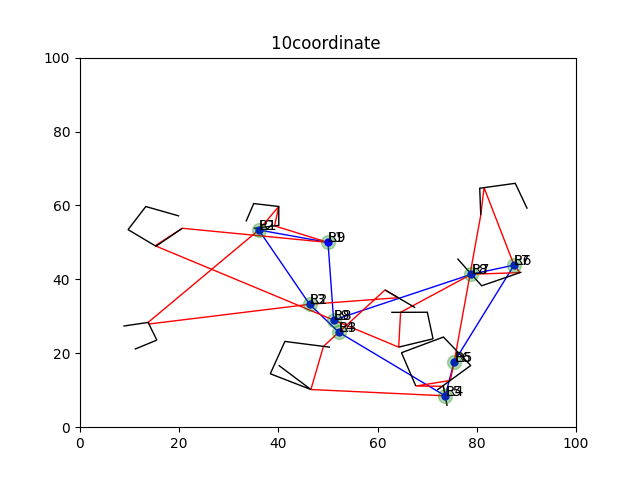

This figure's Python source:
"""Tenemos un conjunto E de entornos y un conjunto de poligonales P de las que queremos recorrer un porcentaje alfa p . Buscamos
   un tour de mínima distancia que alterne poligonal-entorno y que visite todas las poligonales"""


# Incluimos primero los paquetes
import gurobipy as gp
from gurobipy import GRB
import numpy as np
from itertools import product
import random
import matplotlib.pyplot as plt
from matplotlib.patches import Circle, Polygon
from matplotlib.collections import PatchCollection
from data import *
from entorno import *
import copy
import estimacion_M as eM
from auxiliar_functions import path2matrix

# Definicion de los datos
""" P: conjunto de poligonales a agrupar
    E: conjunto de entornos
    T: sucesion de etapas
    C(e): centro del entorno e
    R(e): radio del entorno e
    p: indice de las poligonales
    e: indice de los entornos
    t: indice de las etapas
    n: dimension del problema
"""

np.random.seed(10)

datos = Data([], 10, grid = True, tmax = 100, alpha = False, init = True, show = True, mode = 5)
datos.generar_muestra()

n = 2
# origin = [0, 0]
# dest = [0, 0]
vD = datos.vD
vC = datos.vC
# nE = 2
# np.random.seed(15)
# origin = np.random.uniform(0, 100, 2).tolist()

origin = [50, 50]

dest = origin
#
# datos1 = Data([], nE, 3, 1, None, False, True, 0)
# datos1.generar_muestra()
# E = datos1.data

P = datos.data

# E_index = range(nE)
T_index = range(datos.m+2)
T_index_prima = range(1, datos.m+1)
T_index_primaprima = range(0, datos.m+1)
N = range(n)

# Creacion del modelo
MODEL = gp.Model('klmedian-continuous')

# Variables de los puntos por donde salen y se recogen de la poligonal
# xl es el punto por el que se sale a la poligonal
# xr es el punto por el que entra de la poligonal

x_index = []

for t in T_index:
    for dim in N:
        x_index.append((t, dim))

xl = MODEL.addVars(x_index, vtype=GRB.CONTINUOUS, name='x1')
xr = MODEL.addVars(x_index, vtype=GRB.CONTINUOUS, name='x2')

# Variables de asignacion de la poligonal p a la etapa t
y_index = []

for p in T_index_prima:
    for t in T_index_prima:
        y_index.append((p, t))

y = MODEL.addVars(y_index, vtype=GRB.BINARY, name='y1')

# Denotamos por dlr la distancia del punto de donde sale del camion al punto de la poligonal
dlr_index = []

for t in T_index:
    dlr_index.append(t)

dlr = MODEL.addVars(T_index_prima, vtype=GRB.CONTINUOUS, lb=0.0, name='dlr')
diflr = MODEL.addVars(T_index_prima, n, vtype=GRB.CONTINUOUS, lb=0.0, name='dlr')

drl = MODEL.addVars(T_index_primaprima, vtype=GRB.CONTINUOUS, lb=0.0, name='drl')
difrl = MODEL.addVars(T_index_primaprima, n, vtype=GRB.CONTINUOUS, lb=0.0, name='drl')

dlp = MODEL.addVars(T_index_prima, T_index_prima, vtype=GRB.CONTINUOUS, lb=0.0, name='difz')
diflp = MODEL.addVars(T_index_prima, T_index_prima,  2, vtype=GRB.CONTINUOUS, lb=0.0, name='difz')
dpr = MODEL.addVars(T_index_prima, T_index_prima, vtype=GRB.CONTINUOUS, lb=0.0, name='difz')
difpr = MODEL.addVars(T_index_prima, T_index_prima, 2,
                      vtype=GRB.CONTINUOUS, lb=0.0, name='difz')

plp = MODEL.addVars(T_index_prima, T_index_prima, vtype=GRB.CONTINUOUS,
                    lb=0.0, name='difz')
ppr = MODEL.addVars(T_index_prima, T_index_prima, vtype=GRB.CONTINUOUS,
                    lb=0.0, name='difz')

MODEL.update()

start = False
if start:
    for p, t in y_index:
        y[p, t].start = matriz[p-1, t-1]

MODEL.addConstrs((diflp[p, t, dim] >=  xl[t, dim] - P[p-1].V[dim]) for p, t, dim in diflp.keys())
MODEL.addConstrs((diflp[p, t, dim] >= -xl[t, dim] + P[p-1].V[dim]) for p, t, dim in diflp.keys())

MODEL.addConstrs(diflp[p, t, 0]*diflp[p, t, 0] + diflp[p, t, 1]*diflp[p, t, 1] <= dlp[p, t]*dlp[p, t] for p, t in dlp.keys())

SmallM = 0
BigM = max([np.linalg.norm(np.array(origin) - np.array(P[p].V)) for p in range(datos.m)])
BigM = 10000

MODEL.addConstrs(plp[p, t] >= SmallM * y[p, t] for p, t in plp.keys())
MODEL.addConstrs(plp[p, t] >= dlp[p, t] - BigM * (1 - y[p, t]) for p, t in plp.keys())

MODEL.addConstrs((difpr[p, t, dim] >=  P[p-1].V[dim] - xr[t, dim]) for p, t, dim in difpr.keys())
MODEL.addConstrs((difpr[p, t, dim] >= -P[p-1].V[dim] + xr[t, dim]) for p, t, dim in difpr.keys())

MODEL.addConstrs(difpr[p, t, 0]*difpr[p, t, 0] + difpr[p, t, 1]*difpr[p, t, 1] <= dpr[p, t]*dpr[p, t] for p, t in dpr.keys())

SmallM = 0
#BigM = 10000
MODEL.addConstrs(ppr[p, t] >= SmallM * y[p, t] for p, t in ppr.keys())
MODEL.addConstrs(ppr[p, t] >= dpr[p, t] - BigM * (1 - y[p, t]) for p, t in ppr.keys())

MODEL.addConstrs((difrl[t, dim] >=   xr[t, dim] - xl[t + 1, dim]) for t in T_index_primaprima for dim in range(2))
MODEL.addConstrs((difrl[t, dim] >=   -xr[t, dim] + xl[t + 1, dim]) for t in T_index_primaprima for dim in range(2))
MODEL.addConstrs(difrl[t, 0]*difrl[t, 0] + difrl[t, 1] * difrl[t, 1] <= drl[t] * drl[t] for t in T_index_primaprima)

MODEL.addConstrs((diflr[t, dim] >=   xl[t, dim] - xr[t, dim]) for t, dim in diflr.keys())
MODEL.addConstrs((diflr[t, dim] >= - xl[t, dim] + xr[t, dim]) for t, dim in diflr.keys())
MODEL.addConstrs(diflr[t, 0]*diflr[t, 0] + diflr[t, 1] * diflr[t, 1] <= dlr[t] * dlr[t] for t in dlr.keys())

MODEL.addConstrs((ppr[p, t] + plp[p, t])/vD <= dlr[t]/vC for p, t in ppr.keys())
MODEL.addConstrs((dlr[t]/vD <= 20) for t in dlr.keys())

MODEL.addConstrs(xl[0, dim] == origin[dim] for dim in N)
MODEL.addConstrs(xr[0, dim] == origin[dim] for dim in N)
#
MODEL.addConstrs(xl[datos.m+1, dim] == dest[dim] for dim in N)
MODEL.addConstrs(xr[datos.m+1, dim] == dest[dim] for dim in N)

# MODEL.addConstrs(v.sum('*', e, '*') == 1 for e in E_index)
# MODEL.addConstrs(z.sum(e, '*', '*') == 1 for e in E_index)
MODEL.addConstrs(y.sum(p, '*') == 1 for p in T_index_prima)
MODEL.addConstrs(y.sum('*', t) == 1 for t in T_index_prima)

MODEL.update()

# Funcion objetivo
# + gp.quicksum(0.5*plp[index] for index in plp.keys()) + gp.quicksum(0.5*ppr[index] for index in ppr.keys())
# objective = gp.quicksum(drl[index] for index in drl.keys()) + gp.quicksum(dlr[index] for index in dlr.keys()) + gp.quicksum(plp[index] for index in dlp.keys()) + gp.quicksum(ppr[index] for index in dpr.keys())

objective = gp.quicksum(3*dlr[index] for index in dlr.keys()) + gp.quicksum(3*drl[index] for index in drl.keys()) + gp.quicksum(ppr[index] for index in ppr.keys()) + gp.quicksum(plp[index] for index in plp.keys())

MODEL.setObjective(objective, GRB.MINIMIZE)

MODEL.update()

MODEL.setParam('TimeLimit', 600)
MODEL.write('aver.lp')

# Optimizamos
MODEL.optimize()
# MODEL.computeIIS()
# MODEL.write('infactible.ilp')

valsy = MODEL.getAttr('x', y)

selected_y = gp.tuplelist(e for e in valsy if valsy[e] > 0)
# print(selected_y)
#

# print(xl)
# print(xr)

fig, ax = plt.subplots()

min_x = []
max_x = []
min_y = []
max_y = []

# for p in T_index_prima:
#     dato = P[p-1]
    # min_x.append(min(P[0] for P in dato.V))
    # max_x.append(max(P[0] for P in dato.V))
    # min_y.append(min(P[1] for P in dato.V))
    # max_y.append(max(P[1] for P in dato.V))
    # plt.plot(dato.V)

#
# for e in E_index:
#     dato = E[e]
#     min_x.append(dato.centro[0] - dato.width)
#     max_x.append(dato.centro[0] + dato.width)
#     min_y.append(dato.centro[1] - dato.height)
#     max_y.append(dato.centro[1] + dato.height)
#     ax.add_artist(dato.artist)
#
#     ax.autoscale_view()
#     ax.axis([min(min_x) - 1, max(max_x) + 1,
#              min(min_y) - 1, max(max_y) + 1])
#     ax.set_aspect('equal')

# colores = []
# for t in range(2*datos.m + 4):
#     rgb = np.random.rand(3,)
#     colores.append(rgb)

# len(T_index)
path = []

# Representacion de los centros
# for e, p, t in z.keys():
#     if z[e, p, t].X == 1:
#         path.append([x1[t, 0].X, x1[t, 1].X])
#         path.append([a[p, 0, 0].X, a[p, 0, 1].X])
#         path.append([a[p, 1, 0].X, a[p, 1, 1].X])
#         path.append([x2[t, 0].X, x2[t, 1].X])

path_camion = []
for t in T_index:
    path_camion.append([xl[t, 0].X, xl[t, 1].X])
    path_camion.append([xr[t, 0].X, xr[t, 1].X])

paths = []

for t in T_index_prima:
    for p in T_index_prima:
        if y[p, t].X == 1:
            path_dron = []
            path_dron.append([xl[t, 0].X, xl[t, 1].X])
            path_dron.append(P[p-1].V)
            path_dron.append([xr[t, 0].X, xr[t, 1].X])
            ax.add_patch(Polygon(path_dron, fill=False, closed = False, linestyle='-', alpha=0.5, color='black'))
            for p in path_dron:
                plt.plot(p[0], p[1], 'ko', markersize=5, alpha=1, color='black')

for p in path_camion:
    plt.plot(p[0], p[1], 'ko', markersize=3, alpha=1, color='red')
#    ax.add_artist(Circle((p[0], p[1]), radius = 1.0))


# polygon_dron = Polygon(path_dron, fill=False, animated=True, linestyle='-', alpha=1, color = 'black')
# ax.add_patch(polygon_dron)

polygon_camion = Polygon(path_camion, fill=False, linestyle=':', alpha=1, color='red')
ax.add_patch(polygon_camion)


plt.title(str(datos.m) + "coordinate ")
# string = 'imagenes/' + str(m) + "-XPPN - MTZ - Mode " + \
#     str(modo) + " - Radii - " + str(datos.r) + ".png"
plt.savefig('poikonen.png')
#plt.show()
#plt.close()
plt.show()
